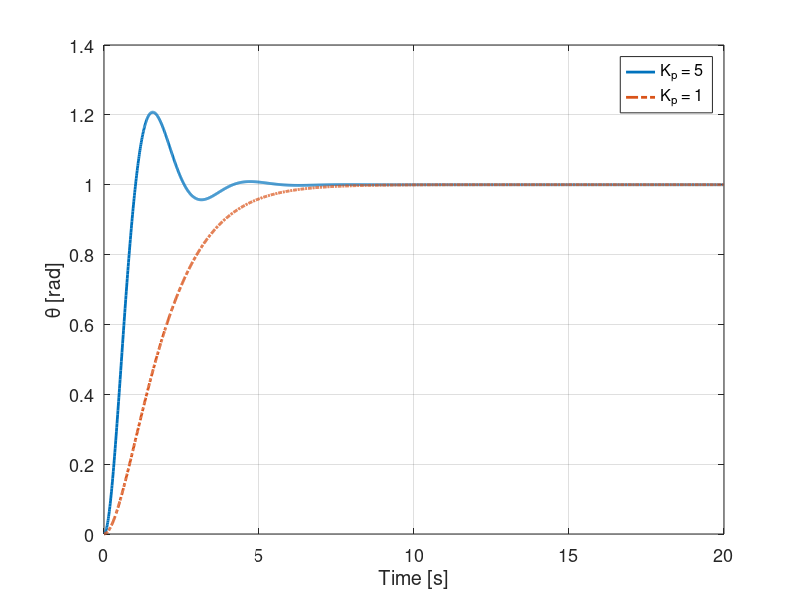

This figure's MATLAB source:
%control 4_2
% Parameters
K_p=5;
K_d=2;
J=1;


% [Task 1]
% Open-loop transfer function
s=tf('s');
tf_satellite_ol=K_p*1/(J*s*(1+K_d/(J*s)))*(1/s);

% DEMO
tf_satellite_cl=tf_satellite_ol/(1+tf_satellite_ol);
disp(['System poles before minreal command: '])
disp(pole(tf_satellite_cl))
disp(['System zeros before minreal command: '])
disp(zero(tf_satellite_cl))
tf_satellite_cl=minreal(tf_satellite_cl)
disp(['System poles after minreal command: '])
disp(pole(tf_satellite_cl))
disp(['System zeros after minreal command: '])
disp(zero(tf_satellite_cl))
disp(['  '])


% [Task 2]
% Natural frequency
omega_0=sqrt(5);

% Damping ratio
zeta=sqrt(5);


% [Task 3]
% From the system poles, do you expect the system response to become
% non-oscillatory for certain values of K_p?
%   Yes, it can become non-oscillatory  -  1
%   No, it can never become non-oscillatory   -  0
Sys_resp_aperiodic=1;

% if yes, with K_d and J fixed, calculate the largest K_p which has a non-oscillatory response
K_p_2=1;


% [Task 4]
% form the closed-loop transfer function using K_p_2
tf_satellite_ol_2=K_p_2*1/(J*s*(1+K_d/(J*s)))*(1/s);
tf_satellite_cl_2=tf_satellite_ol_2/(1+tf_satellite_ol_2);

% System poles
disp(['System poles with Kp=' num2str(K_p_2)])
disp(pole(tf_satellite_cl_2))


% Numerical value for time domain response using Matlab step command
t=0:0.01:20;

% with K_p=5, use system 'tf_satellite_cl' directly
y_num_cl=step(tf_satellite_cl,t);
    
% with the newly calculated K_p_2, use system 'tf_satellite_cl_2' directly
y_num_cl_2=step(tf_satellite_cl_2,t);


plot(t, y_num_cl, 'Linewidth', 2);hold on
plot( t, y_num_cl_2, 'Linewidth', 2, 'LineStyle', '-.')
ylabel('\theta [rad]', 'fontsize', 14)
xlabel('Time [s]', 'fontsize', 14)
legend(['K_p = ' num2str(K_p)], ['K_p = ' num2str(K_p_2)])
set(gca,'FontSize',13)
grid on
